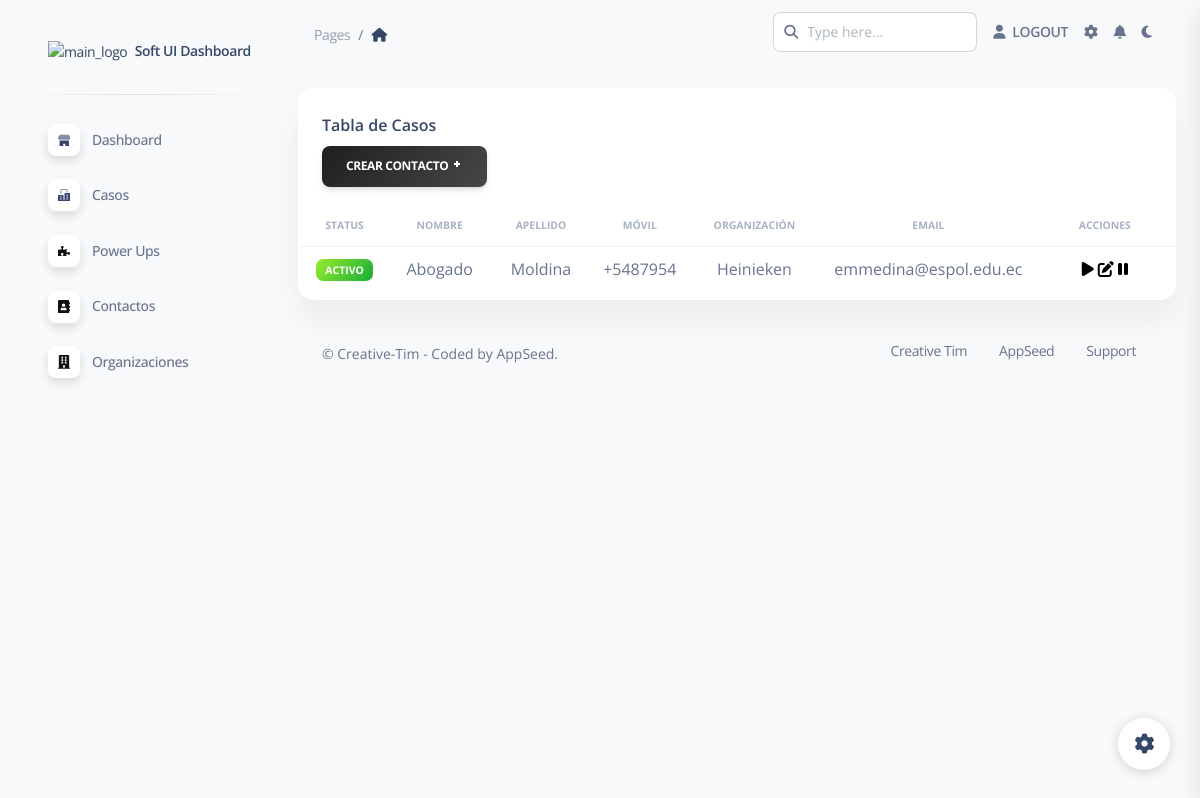
Page /home/tableContactos/ (signed in) on the earlier database version.
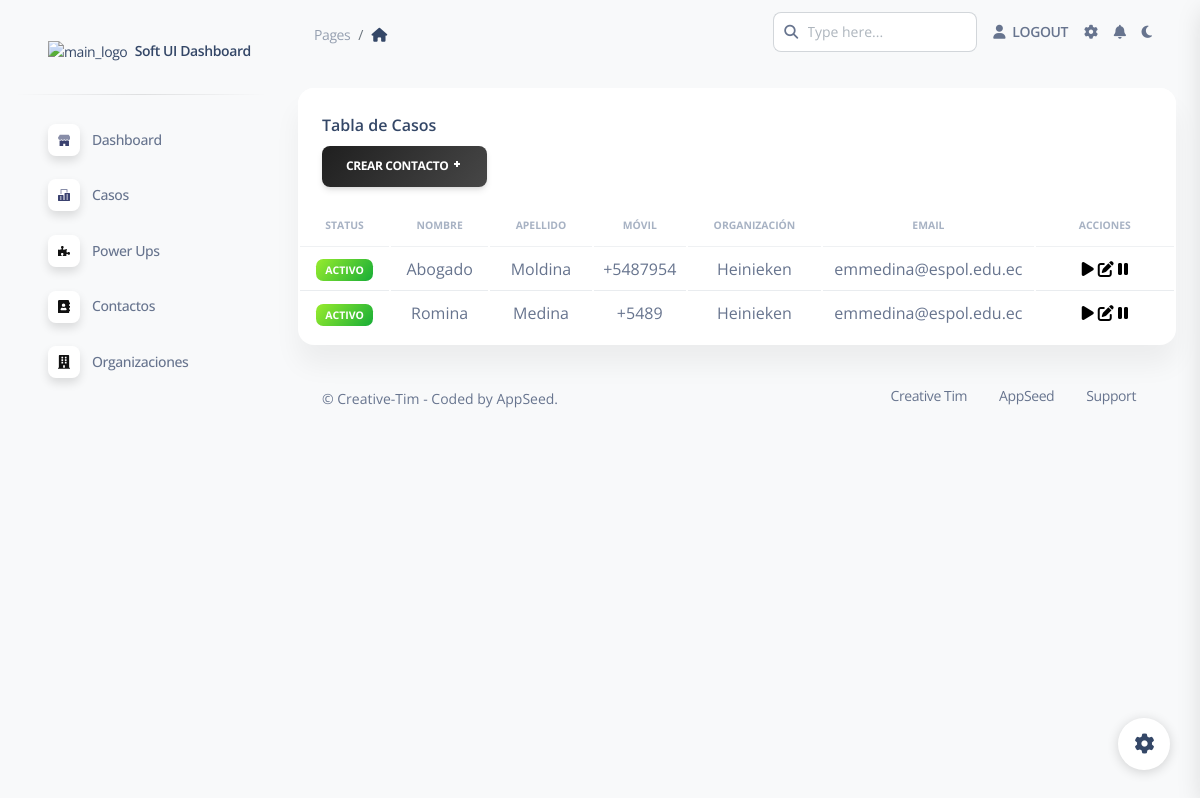
Same page on the later database version.
### mainApp/models.py (models this page shows, shortened)
class Contacto(models.Model):
    ACTIVO = 'ACT'
    INACTIVO = 'INACT'
    ESTADO_CONTACTO = [
        (ACTIVO, 'ACTIVO'),
        (INACTIVO, 'INACTIVO'),
    ]
    User = models.ForeignKey(User, on_delete=models.CASCADE)  # new
    organizacionName = models.ForeignKey(Organizacion, on_delete=models.CASCADE,  null=True)  # new
    status = models.CharField(max_length=5, choices=ESTADO_CONTACTO, default=ACTIVO,)
    nombre = models.CharField(max_length = 254)
    apellido = models.CharField(max_length = 254)
    celular = models.CharField(max_length = 254)
    departamento = models.CharField(max_length = 254, null=True)
    email = models.EmailField(max_length = 254)

class Organizacion(models.Model):
    ACTIVO = 'ACT'
    INACTIVO = 'INACT'
    ESTADO_ORGANIZACION = [
        (ACTIVO, 'ACTIVO'),
        (INACTIVO, 'INACTIVO'),
    ]
    organizacionUser = models.ForeignKey(User, on_delete=models.CASCADE)  # new
    status = models.CharField(max_length=5, choices=ESTADO_ORGANIZACION, default=ACTIVO,)
    nombre = models.CharField(max_length = 254)
    direccion = models.CharField(max_length = 254)
    contacto_organizacion = models.CharField(max_length = 254) # PROPIO CONTACTO
    email = models.EmailField(max_length = 254)
    def __str__(self):
        return self.nombre

### users/views.py (the view)
# urls.py: path('tableContactos/', views.tableContacto, name="tableContacto"),
@login_required
def tableContacto(request):
    username = request.user.username
    contactoQS = Contacto.objects.filter(User__username = username)
    form = ContactoForm()
    form.fields['organizacionName'].queryset = Organizacion.objects.filter(organizacionUser__username=username)
    context = {"contactos":contactoQS,"form":form}
    return render(request,"users/tableContactos.html",context)

### mainApp/forms.py
class ContactoForm(ModelForm):
    class Meta:
        model = Contacto
        exclude = ('User','status')
        widgets = {
                'organizacionName': forms.Select(attrs={'class': 'form-control','placeholder':'Nombre de Organización'}),
                'nombre': forms.TextInput( attrs={'class': 'form-control','placeholder':'Nombre de la organización'}),
                'apellido': forms.TextInput(attrs={'class': 'form-control','placeholder':'Dirección'}),
                'celular': forms.TextInput(attrs={'class': 'form-control','placeholder':'Contacto'}),
                'email': forms.TextInput(attrs={'class': 'form-control','placeholder':'Correo'}),
                'departamento': forms.TextInput(attrs={'class': 'form-control','placeholder':'Departamento'}),
         }

### users/templates/users/tableContactos.html (shortened to what the changed rows need)
{% extends 'layouts/base.html' %} {% block title %} Tables {% endblock title %}
 {% block content %}
{% load static %}
<div class="container-fluid py-4">
  <div class="row">
    <div class="col-12">
      <div class="card mb-4">
        <div class="card-body px-0 pt-0 pb-2">
          <div class="table-responsive p-0">
            <table class="table align-items-center mb-0">
              <thead>
                <tr>
                  <th
                    class="text-uppercase text-secondary text-xxs font-weight-bolder opacity-7 align-middle text-center"
                  >
                    Status
                  </th>
                  <th
                    class="text-uppercase text-secondary text-xxs font-weight-bolder opacity-7 align-middle text-center"
                  >
                    Nombre
                  </th>
                  <th
                    class="text-uppercase text-secondary text-xxs font-weight-bolder opacity-7 align-middle text-center"
                  >
                    Apellido
                  </th>
                  <th
                    class="text-uppercase text-secondary text-xxs font-weight-bolder opacity-7 align-middle text-center"
                  >
                    Móvil
                  </th>
                  <th
                    class="text-uppercase text-secondary text-xxs font-weight-bolder opacity-7 align-middle text-center"
                  >
                    Organización
                  </th>
                  <th
                    class="text-uppercase text-secondary text-xxs font-weight-bolder opacity-7 align-middle text-center"
                  >
                    Email
                  </th>
                  <th
                    class="text-uppercase text-secondary text-xxs font-weight-bolder opacity-7 align-middle text-center"
                  >
                    Acciones
                  </th>
                </tr>
              </thead>
              <tbody>
                {% for contacto in contactos %}
                <tr>
                  {% if contacto.status == 'ACT' %}
                  <td class="align-middle text-center text-sm">
                    <span class="badge badge-sm bg-gradient-success">
                      {{contacto.get_status_display}}</span
                    >
                    {% else %}
                  </td>
                  <td class="align-middle text-center text-sm">
                    <span class="badge badge-sm bg-gradient-danger">
                      {{caso.get_status_display}}</span
                    >
                    {% endif %}
                  </td>
                  <td class="align-middle text-center">
                    <h7>{{contacto.nombre}} </h7>
                  </td>
                  <td class="align-middle text-center">
                    <h7> {{contacto.apellido}} </h7>
                  </td>
                  <td class="align-middle text-center">
                    <h7> {{contacto.celular}} </h7>
                  </td>
                  <td class="align-middle text-center">
                    {{contacto.organizacionName}}
                  </td>
                  <td class="align-middle text-center">
                    <h7> {{contacto.email}} </h7>
                  </td>
                  <td class="align-middle text-left">
                    <div class="container text-center">
                      <div class="row d-flex justify-content-around">
                        <div class="col">
                          <span style="font-size: 1em; color: black">
                            <i class="fas fa-play"></i>
                          </span>
                          <span style="font-size: 1em; color: black">
                            <i class="fas fa-edit"></i>
                          </span>
                          <span style="font-size: 1em; color: black">
                            <i class="fas fa-pause"></i
                          ></span>
                        </div>
                      </div>
                    </div>
                  </td>
                </tr>
                {% endfor %}
              </tbody>
            </table>
          </div>
        </div>
      </div>
    </div>
  </div>
</div>
{% endblock content %}

Differences in the rows shown:
added Contacto: status "ACTIVO", nombre "Romina", apellido "Medina", celular "+5489", organizacionName "Heinieken", email "emmedina@espol.edu.ec"
